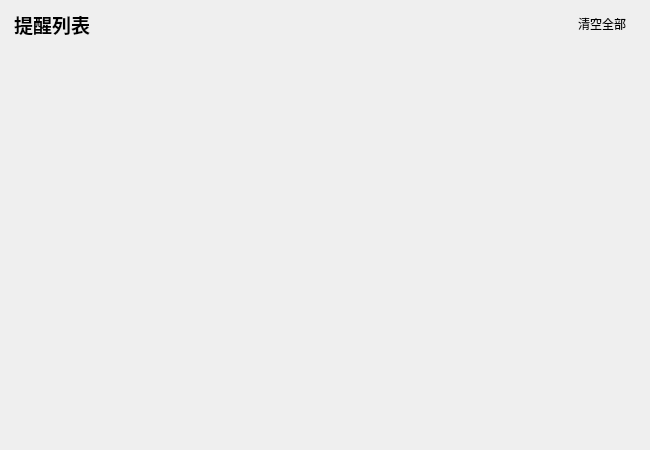
<?xml version="1.0" encoding="UTF-8"?>
<ui version="4.0">
 <class>reminder</class>
 <widget class="QWidget" name="reminder">
  <property name="geometry">
   <rect>
    <x>0</x>
    <y>0</y>
    <width>650</width>
    <height>450</height>
   </rect>
  </property>
  <property name="windowTitle">
   <string>提醒列表</string>
  </property>
  <property name="styleSheet">
   <string notr="true">QScrollArea {
    border: none;
    background: transparent;
}

QScrollBar:vertical, QScrollBar:horizontal {
    border: none;
    background: transparent;
    width: 8px;
    height: 8px;
}

QScrollBar::handle:vertical, QScrollBar::handle:horizontal {
    background: rgba(136, 136, 136, 0.5);
    border-radius: 4px;
}

QScrollBar::handle:vertical:hover, QScrollBar::handle:horizontal:hover {
    background: rgba(136, 136, 136, 0.8);
}

QScrollBar::add-line:vertical, QScrollBar::sub-line:vertical,
QScrollBar::add-line:horizontal, QScrollBar::sub-line:horizontal {
    background: transparent;
    border: none;
    height: 0px;
    width: 0px;
}
</string>
  </property>
  <layout class="QVBoxLayout" name="verticalLayout">
   <property name="leftMargin">
    <number>14</number>
   </property>
   <property name="topMargin">
    <number>10</number>
   </property>
   <property name="rightMargin">
    <number>14</number>
   </property>
   <property name="bottomMargin">
    <number>6</number>
   </property>
   <item>
    <layout class="QHBoxLayout" name="headerLayout">
     <property name="spacing">
      <number>8</number>
     </property>
     <item>
      <widget class="QLabel" name="label_title">
       <property name="font">
        <font>
         <family>Microsoft YaHei</family>
         <pointsize>14</pointsize>
         <bold>true</bold>
        </font>
       </property>
       <property name="text">
        <string>提醒列表</string>
       </property>
      </widget>
     </item>
     <item>
      <spacer name="headerSpacer">
       <property name="orientation">
        <enum>Qt::Orientation::Horizontal</enum>
       </property>
       <property name="sizeHint" stdset="0">
        <size>
         <width>40</width>
         <height>20</height>
        </size>
       </property>
      </spacer>
     </item>
     <item>
      <widget class="QPushButton" name="pushButton_clearAll">
       <property name="toolTip">
        <string>清空全部待触发的提醒</string>
       </property>
       <property name="styleSheet">
        <string notr="true">QPushButton {
    background-color: transparent;
    border: none;
    border-radius: 5px;
    padding: 4px 10px;
}

QPushButton:hover {
    border: 2px solid #CCCCCC;
}

QPushButton:pressed {
    border: 2px solid #AAAAAA;
}
</string>
       </property>
       <property name="text">
        <string>清空全部</string>
       </property>
      </widget>
     </item>
    </layout>
   </item>
   <item>
    <widget class="QScrollArea" name="scrollArea">
     <property name="widgetResizable">
      <bool>true</bool>
     </property>
     <widget class="QWidget" name="scrollAreaWidgetContents">
      <property name="geometry">
       <rect>
        <x>0</x>
        <y>0</y>
        <width>622</width>
        <height>390</height>
       </rect>
      </property>
      <layout class="QVBoxLayout" name="verticalLayout_2">
       <property name="spacing">
        <number>0</number>
       </property>
       <property name="leftMargin">
        <number>6</number>
       </property>
       <property name="topMargin">
        <number>6</number>
       </property>
       <property name="rightMargin">
        <number>12</number>
       </property>
       <property name="bottomMargin">
        <number>12</number>
       </property>
      </layout>
     </widget>
    </widget>
   </item>
  </layout>
 </widget>
 <resources/>
 <connections/>
</ui>
